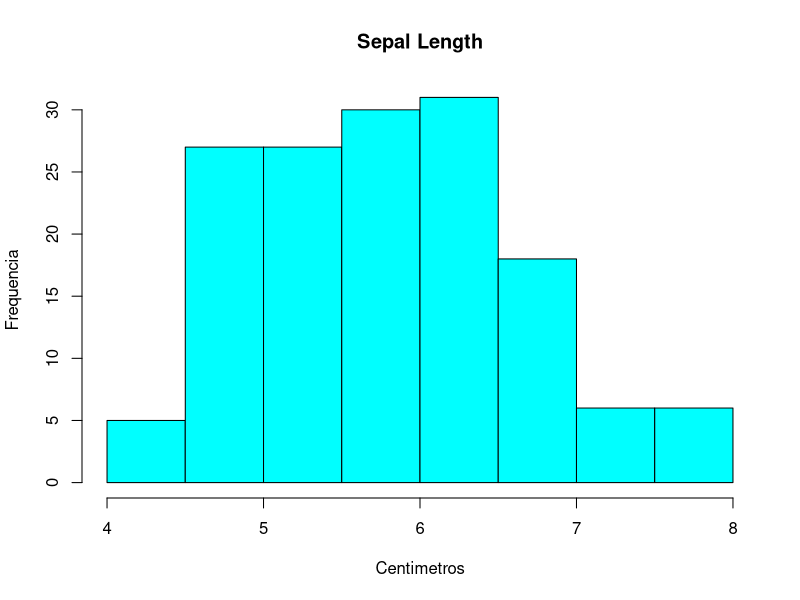
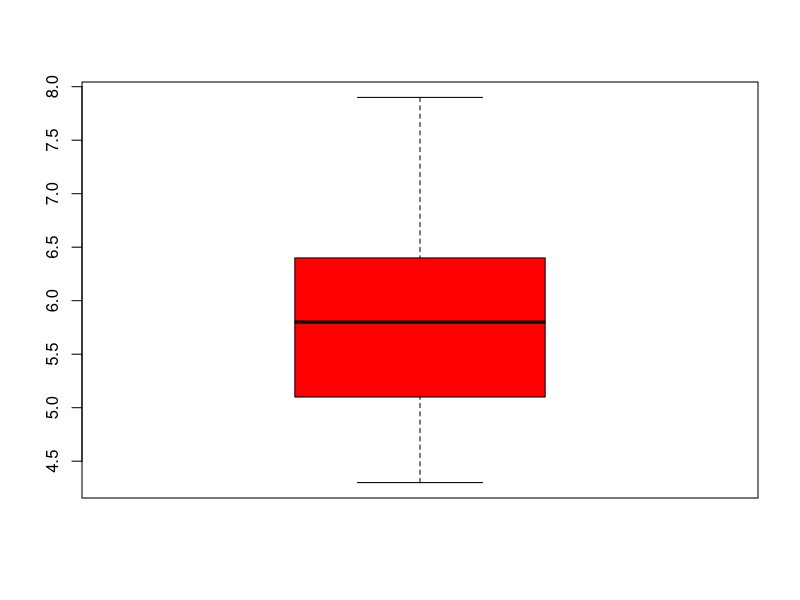
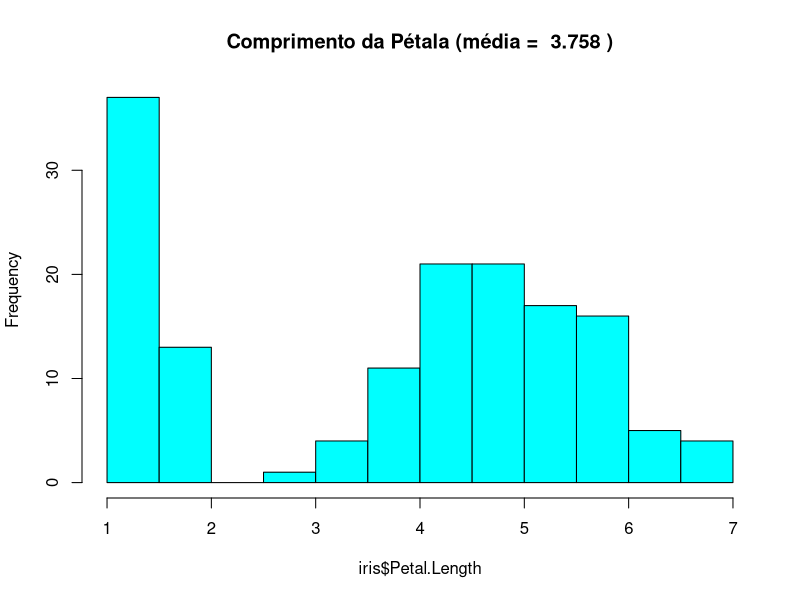
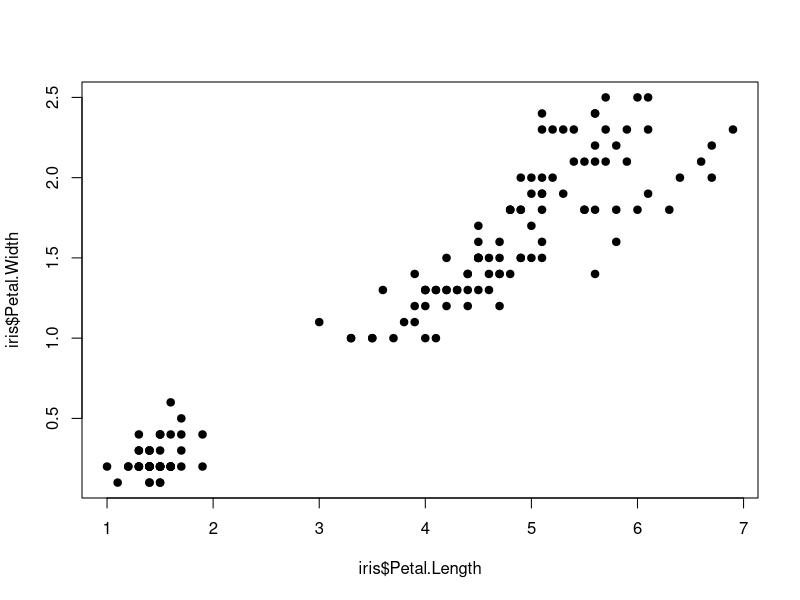
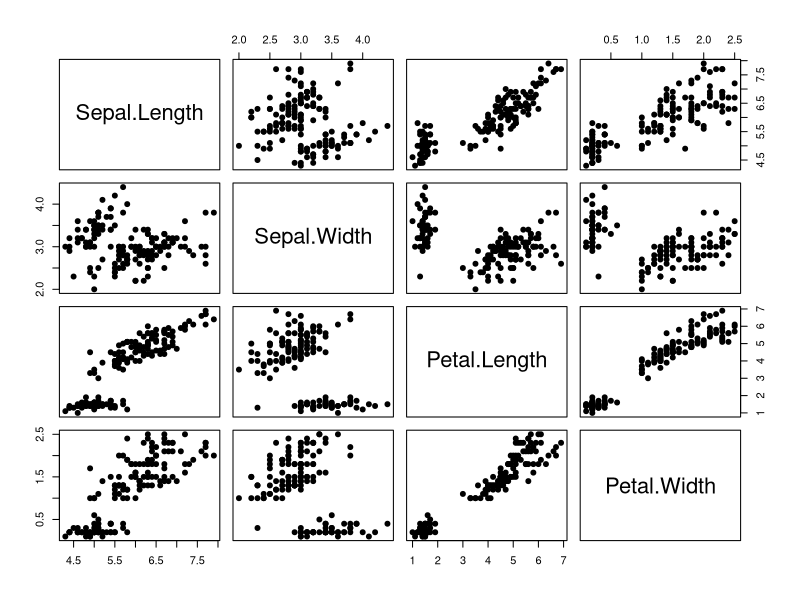
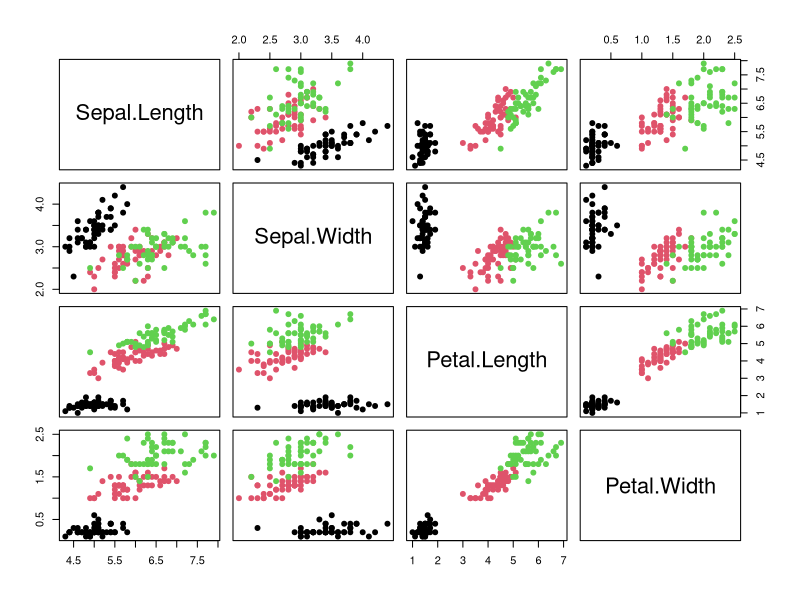
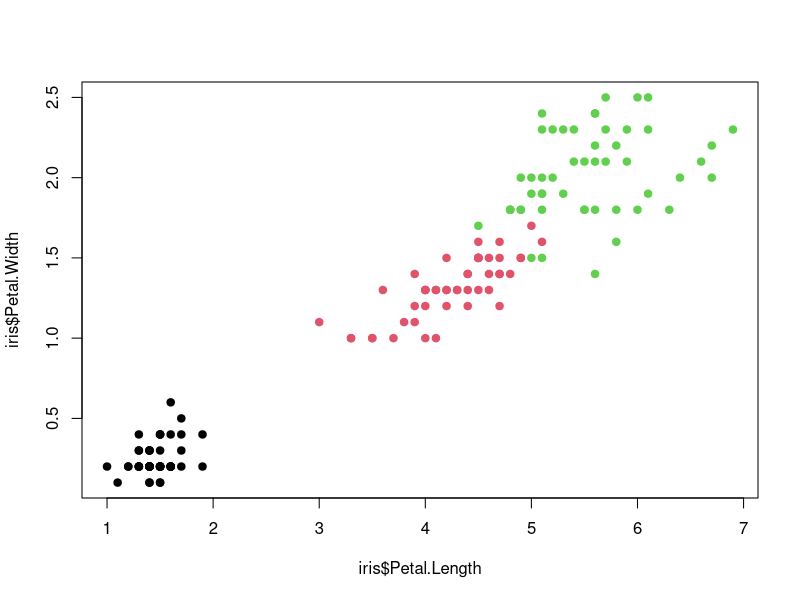

Generate these figures, in order, with R:
# aquisicao dos dados
data("iris")
# analise descritiva inicial
class(iris)
sapply(iris, class)
table(iris$Species)
hist(iris$Sepal.Length, 
     col='cyan', 
     main = 'Sepal Length', 
     xlab='Centimetros', 
     ylab='Frequencia')

boxplot(iris$Sepal.Length, col= 'red')

hist(iris$Petal.Length, col='cyan', 
     main=paste('Comprimento da Pétala (média = ',
                mean(iris$Petal.Length, col='cyan'),')'))

plot(iris$Petal.Length, iris$Petal.Width, pch=19)

# formas para selecionar o subset de um data.frame
iris[2 , ]
iris[2:5 , ]
iris[ , 1]
iris[, c('Sepal.Length')]
iris[1:5,c(1,5)]
iris[1:5,4:5]

plot(iris[, 1:4], pch=19)

cor(iris$Petal.Length, iris$Petal.Width)
cor(iris$Sepal.Length, iris$Sepal.Width)

plot(iris[, 1:4], pch=19, col= iris$Species)
plot(iris$Petal.Length, iris$Petal.Width,
     pch= 19, col = iris$Species)

install.packages("party")
library(party)
model <- ctree(Species ~ Petal.Length + 
                 Petal.Width + Sepal.Length +
                 Sepal.Width, data = iris)

novas_flores <- iris[c(3,80,140),1:4]
novas_flores

predict(model, novas_flores)

ind <- sample(2, nrow(iris), replace = TRUE, prob = c(0.8, 0.2))
treinamento <- iris[ind == 1, ]
teste <- iris[ind == 2, ]

model <- ctree(Species ~ Petal.Length + 
                 Petal.Width + Sepal.Length +
                 Sepal.Width, data = treinamento)

teste$Species_predito <- predict(model, teste)
View(teste)
